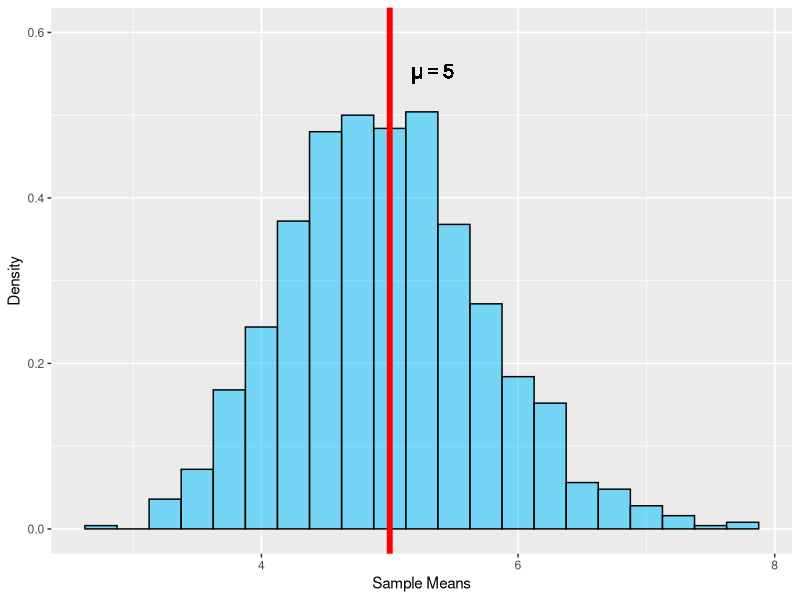
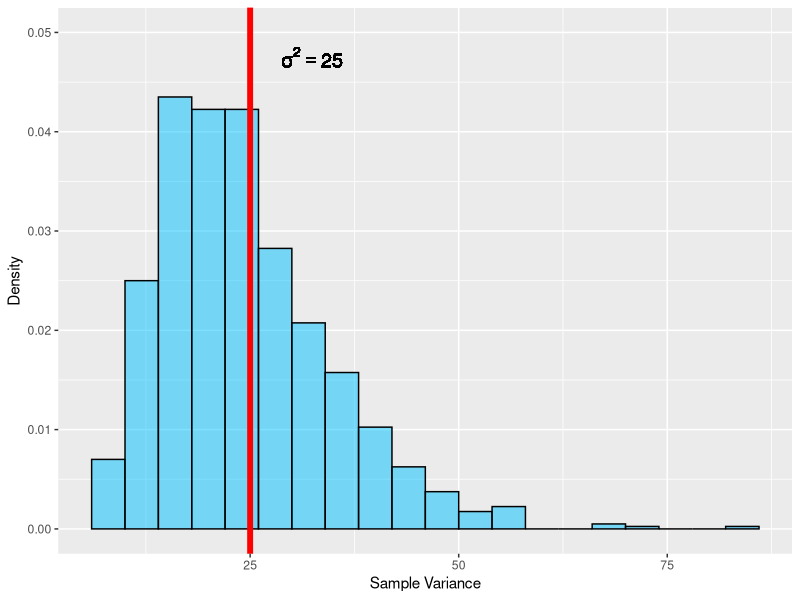
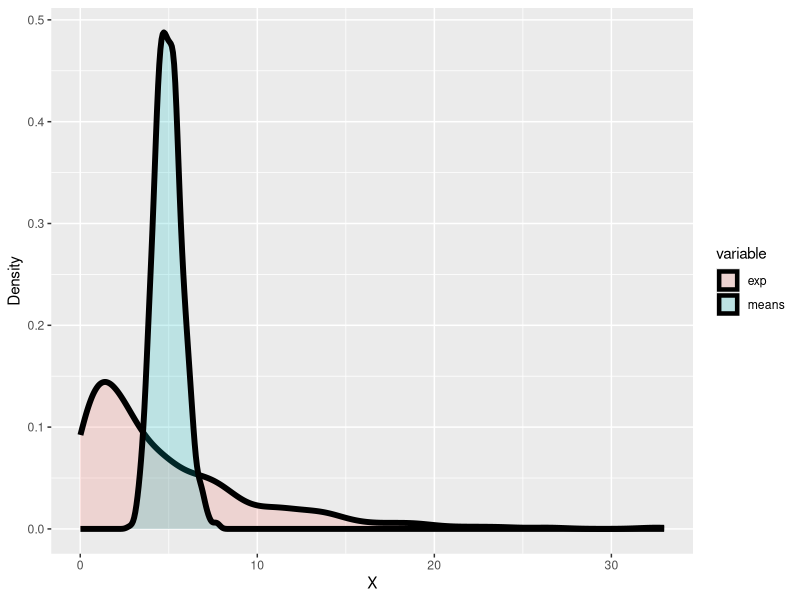
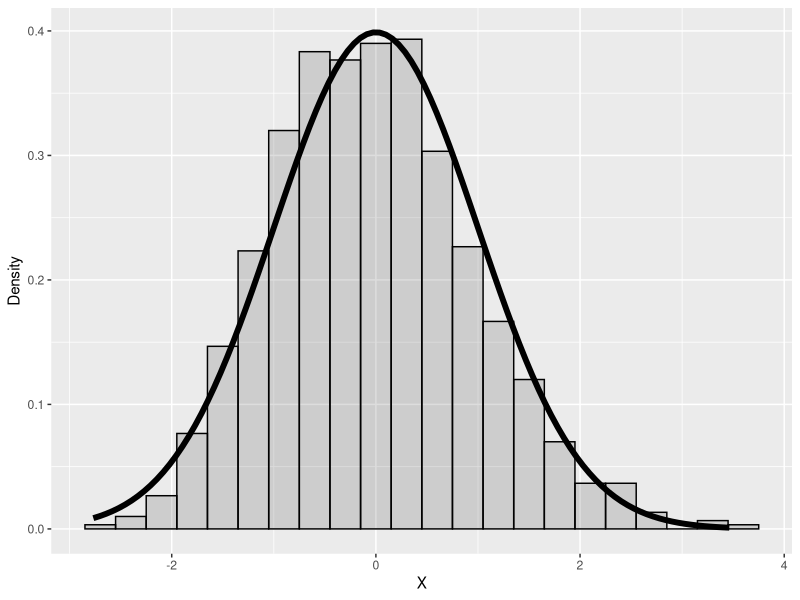

The R source for these figures, in order:
## ---- chunk 1
set.seed(1234)
lambda <- 0.2
n <- 40
nosim <- 1000
expMatrix <- matrix(rexp(n*nosim, rate = lambda), nrow = nosim)
mns <- apply(expMatrix, 1, mean)
sds <- apply(expMatrix, 1, sd)
## ---- chunk 2
library(ggplot2)
## Create a density histogram for the mean data
g <- ggplot(data.frame(mns = mns), aes(x = mns)) + geom_histogram(aes(y = ..density..), colour = "black", fill = "deepskyblue1", binwidth = 0.25, alpha = 0.5) + ylim(0,0.6) + labs(x = "Sample Means", y = "Density")
## add a vertical line at the theoretical mean = 5
g <- g + geom_vline(xintercept = 5, colour = "red", size = 2) + 
    geom_text(aes(x = 5, y = 0.55), label = expression(mu==5), hjust = -0.5, size = 5)
g
## ---- chunk 3
## create a density histogram for the variance data
g2 <- ggplot(data.frame(var = sds ^ 2), aes(x = var)) + geom_histogram(aes(y = ..density..), colour = "black", fill = "deepskyblue1", binwidth = 4, alpha = 0.5)  + labs(x = "Sample Variance", y = "Density") + ylim(0, 0.05)
## add a vertical line at the theoretical variance = 25
g2 <- g2 + geom_vline(xintercept = 25, colour = "red", size = 2) + 
    geom_text(aes(x = 25, y = 0.0475), label = expression(sigma^{2}==25), hjust = -0.5, size = 5)
g2
## ---- chunk 4
library(reshape2)
df <- data.frame(exp = rexp(nosim, lambda), means = mns)
df <- melt(df)
g3 <- ggplot(df, aes(x = value, fill = variable)) + geom_density(alpha = 0.2, size = 2) + labs(x = "X", y = "Density")
g3
## ---- chunk 5
# normalise the data using variables from the population
cltFunc = function(x, n) sqrt(n) * (mean(x) - 5) / 5
df2 <- data.frame(x = apply(expMatrix, 1, cltFunc, 40))
g4 <- ggplot(df2, aes(x = x)) + geom_histogram(aes(y = ..density..), alpha = 0.2, binwidth = 0.3, colour = "black") + labs(x = "X", y = "Density")
g4 <- g4 + stat_function(fun = dnorm, size = 2)
g4
